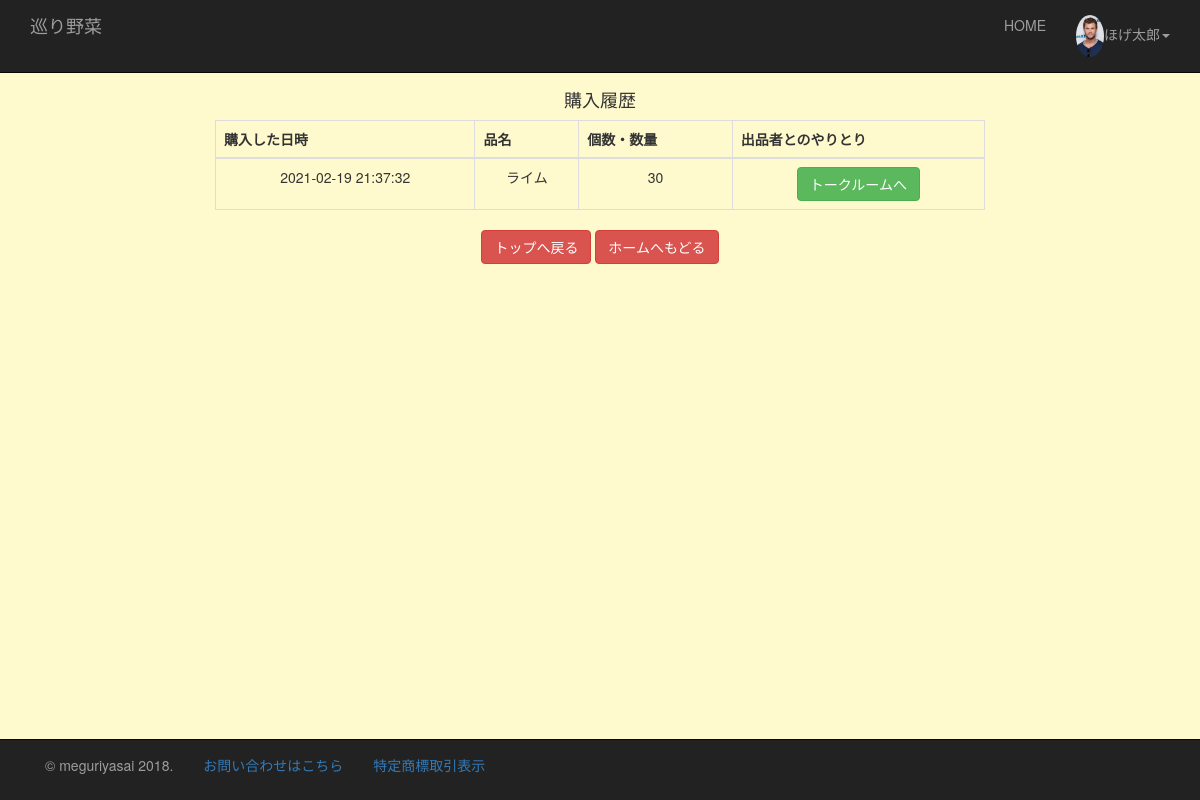
Page /purchase_history.php (signed in) on the committed database.
### tables this page shows
CREATE TABLE `users` (
  `id` int NOT NULL AUTO_INCREMENT,
  `name` varchar(255) NOT NULL,
  `postal_code` int NOT NULL,
  `address` varchar(255) NOT NULL,
  `email` varchar(255) NOT NULL,
  `password` varchar(255) NOT NULL,
  `pic` varchar(255) NOT NULL,
  `created` datetime  default 0,
  `updated` timestamp default current_timestamp on update current_timestamp,
   PRIMARY KEY (`id`)
);

CREATE TABLE `buy_data` (
  `id` int NOT NULL AUTO_INCREMENT,
  `buy_day` datetime NOT NULL,
  `user_id` int NOT NULL,
  `vegetable_id` int NOT NULL,
  PRIMARY KEY (`id`),
  KEY `user_id` (`user_id`),
  KEY `vegitable_id` (`vegetable_id`),
  CONSTRAINT `buy_data_ibfk_1` FOREIGN KEY (`user_id`) REFERENCES `users` (`id`),
  CONSTRAINT `buy_data_ibfk_2` FOREIGN KEY (`vegetable_id`) REFERENCES `vegetables` (`id`)
);

CREATE TABLE `vegetables` (
  `id` int NOT NULL AUTO_INCREMENT,
  `name` varchar(255) NOT NULL,
  `trade_place` varchar(255) NOT NULL,
  `amount` int NOT NULL,
  `unit` varchar(2) NOT NULL,
  `description` text NOT NULL,
  `pic` varchar(255) NOT NULL,
  `created` datetime  default 0,
  `updated` timestamp default current_timestamp on update current_timestamp,
  `display_flag` int NOT NULL DEFAULT '0',
  `user_id` int NOT NULL,
  PRIMARY KEY (`id`),
  KEY `user_id` (`user_id`),
  CONSTRAINT `vegetables_ibfk_1` FOREIGN KEY (`user_id`) REFERENCES `users` (`id`)
);

### purchase_history.php (the view, shortened to what this page needs)
<?php
require("dbconnect.php");
$h = 'htmlspecialchars';
$nav = array();
if(!empty($_SESSION["user_id"])){
$sql = 'SELECT * FROM users WHERE :signin_id = id;';
$stmt = $pdo->prepare($sql);
$stmt->bindValue(":signin_id",$_SESSION["user_id"],PDO::PARAM_INT);
$stmt->execute();
$nav = $stmt->fetch(PDO::FETCH_ASSOC);
}
$sql = 'SELECT * FROM `vegetables` INNER JOIN `buy_data` ON `vegetables`.`id` = `buy_data`.`vegetable_id` WHERE `buy_data`.`user_id` = :signed_user_id ORDER BY `buy_data`.`buy_day` DESC';
$stmt = $pdo->prepare($sql);
$stmt->bindValue(':signed_user_id',$_SESSION["user_id"],PDO::PARAM_INT);
$stmt->execute();
 ?>
<!DOCTYPE html>
<html lang="ja">
<head>
	<link href="//maxcdn.bootstrapcdn.com/bootstrap/3.3.0/css/bootstrap.min.css" rel="stylesheet" id="bootstrap-css">
	<link rel="stylesheet" type="text/css" href="assets/css/purchase_history.css">
</head>
<body>
	<nav class="navbar navbar-inverse navbar-fixed-top">
	  <div class="container">
	      <a class="navbar-brand" href="index.php">巡り野菜</a>
	    <div class="collapse navbar-collapse" id="bs-example-navbar-collapse-1">
	    <?php if(isset($_SESSION["user_id"])){ ?>
	      <ul class="nav navbar-nav navbar-right">
	        <li><a href="index.php">HOME</a></li>
	        <li class="dropdown">
	          <a href="#" class="user_icon dropdown-toggle" data-toggle="dropdown" role="button" aria-haspopup="true" aria-expanded="false"><img src="<?php echo $h($nav["pic"]); ?>" width="28" class="img-circle"><?php echo $h($nav["name"]); ?><span class="caret"></span></a>
	        </li>
	       </ul>
	    <?php } ?>
	    </div>
	  </div>
	</nav>
	<div class="main row col-md-offset-2 col-md-8">
		<div class="">
			<table class="text-center table table-bordered table-hover">
				<h4 class="text-center">購入履歴</h4>
				<thead>
					<tr>
						<th>購入した日時</th>
						<th>品名</th>
						<th>個数・数量</th>
						<th>出品者とのやりとり</th>
					</tr>
				</thead>
				<tbody>
					<?php while($sale = $stmt->fetch(PDO::FETCH_ASSOC)){ ?>
						<tr>
							<td><?php echo $h($sale["buy_day"]); ?></td>
							<td><?php echo $h($sale["name"]); ?></td>
							<td><?php echo $h($sale["amount"]).$h($sale["unit"]); ?></td>
							<td class="text-center"><a class="btn btn-success" href="message.php">トークルームへ</a></td>
						</tr>
					<?php }?>
				</tbody>
			</table>
		</div>
		<div class="text-center">
			<a class="btn btn-danger" href="#">トップへ戻る</a>
			<a class="btn btn-danger" href="index.php">ホームへもどる</a>
		</div>
	</div>
	<footer>
		<div class="navbar  navbar-inverse navbar-fixed-bottom">
		  	<div class="container">
		      	<div class="navbar-text pull=left">
			    	<p> © meguriyasai 2018.</p>
		   		</div>
		   		<div class="navbar-text pull=right">
		   			<a href="mailto:yukiyohure@gmail.com">お問い合わせはこちら</a>
		   		</div>
		   		<div class="navbar-text pull=right">
		   			<a href="rule.php">特定商標取引表示</a>
		   		</div>
		 	</div>
		</div>
	</footer>
</body>
</html>

### assets/css/purchase_history.css (style rules this page uses)
a { text-rendering: none; }
li { list-style: none; }
body { background-color: #FFFACD; }
.main { margin-top:80px; margin-bottom:90px; }

### rows in the picture
users: pic (picture), name "ほげ太郎"
buy_data: buy_day "2021-02-19 21:37:32", vegetable.name "ライム", vegetable.amount "3", vegetable.unit "0"
